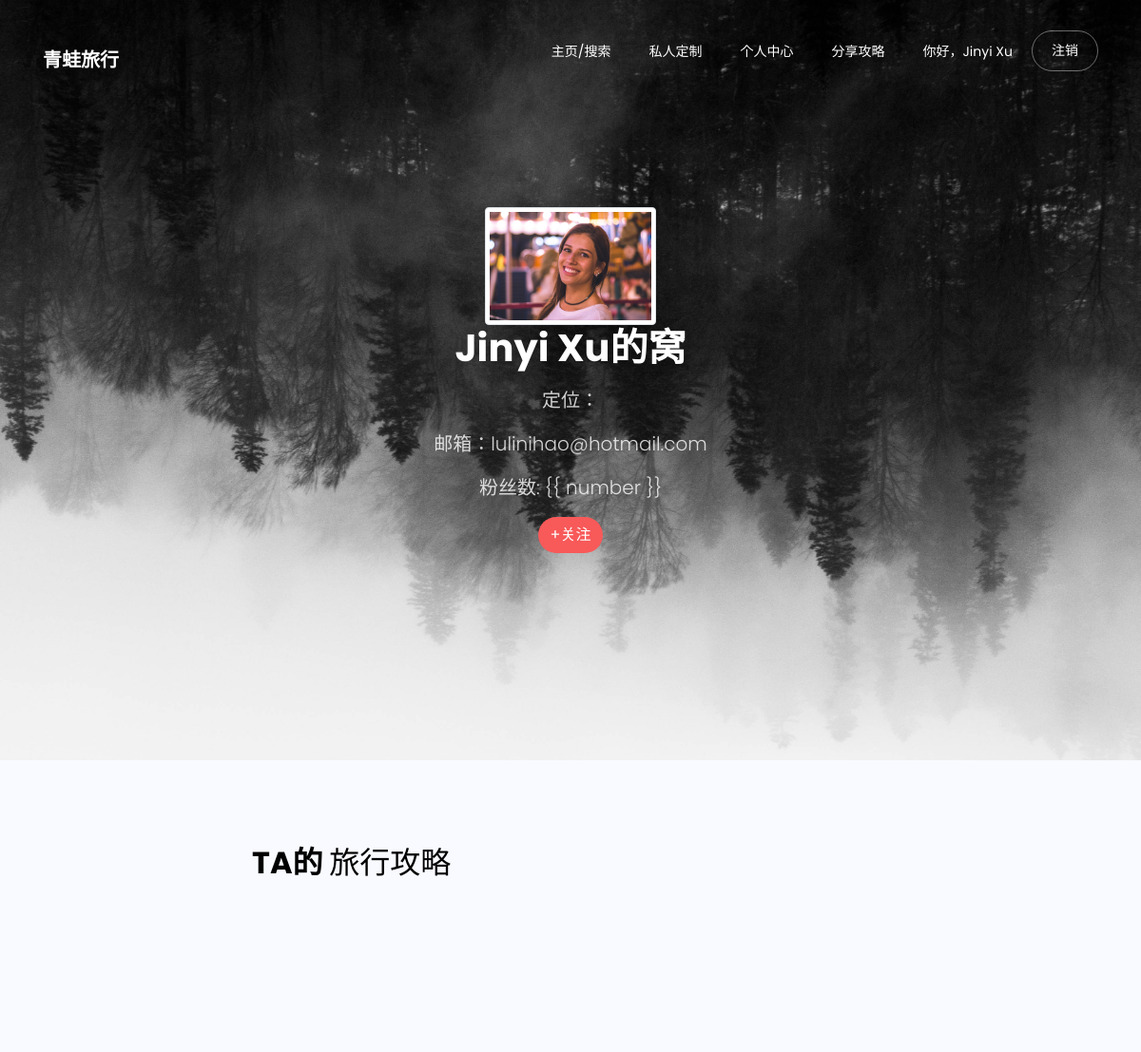
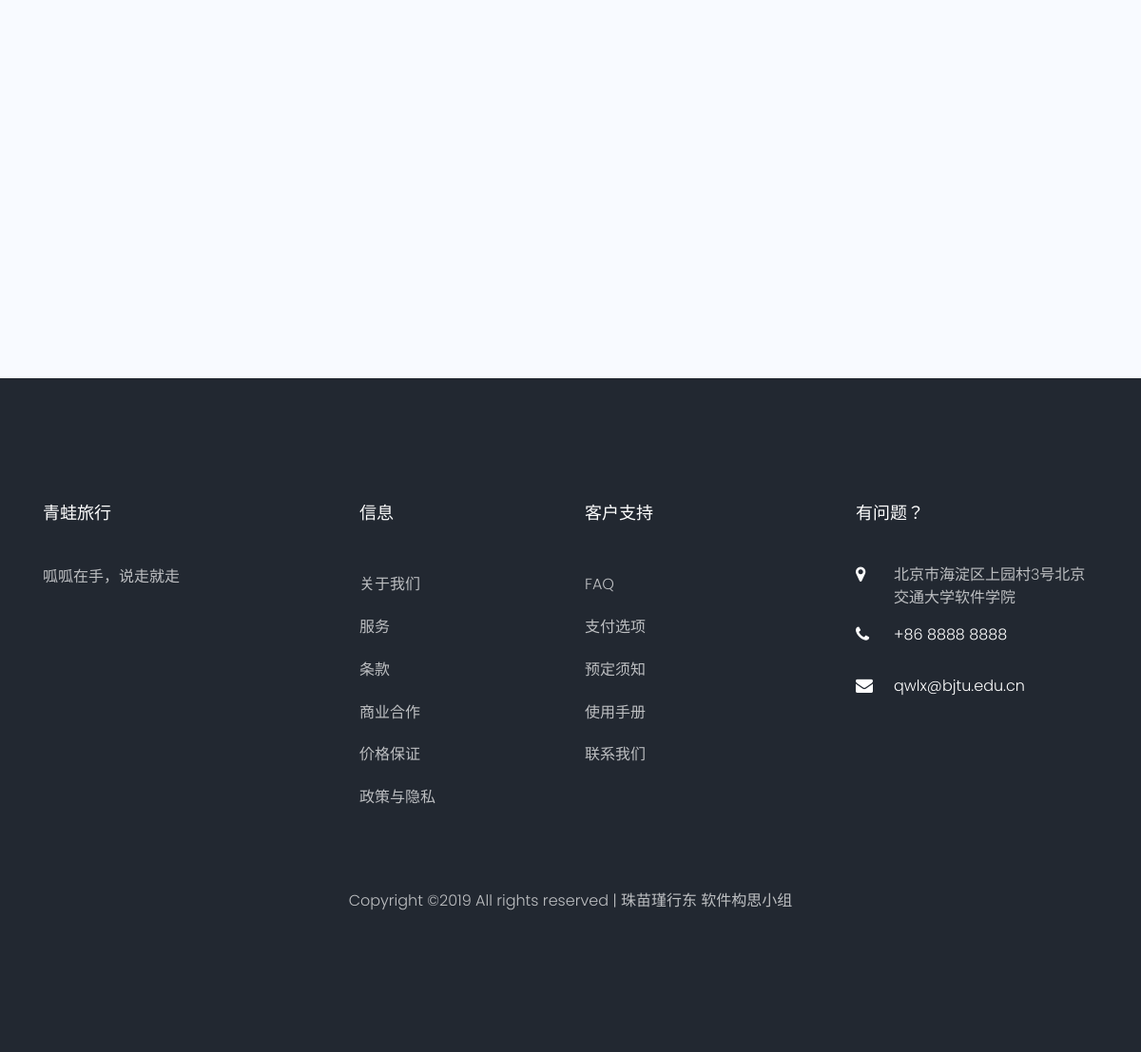
The page /u/1 (signed in) on the database its author committed (2 pictures, top to bottom).
### Frog/models.py (models this page shows)
class User(AbstractUser):
    name = models.CharField(max_length=64, default="user")
    gender = models.CharField(max_length=64)
    telephone = models.CharField(max_length=64)
    type = models.CharField(max_length=64)

class Member(models.Model):
    email = models.EmailField(primary_key=True)
    name = models.CharField(max_length=64)
    gender = models.CharField(max_length=64)
    telephone = models.CharField(max_length=64)
    location = models.CharField(max_length=64)
    followNum = models.IntegerField(default=0)
    fansNum = models.IntegerField(default=0)

### Frog/views_zxd.py (the view)
def singleUser(request, userId):
    print(userId)
    user_email = request.user
    u = models.Member.objects.get(email=user_email)
    if models.User.objects.filter(id=userId):
        user = models.User.objects.get(id=userId)
        if user.type == '普通用户':
            member = models.Member.objects.get(email=user.username)
            fan_number = models.Follow.objects.filter(followedEmail=member).count()
            tag = 0
            if models.Follow.objects.filter(followedEmail=member, followingEmail=u):
                tag = 1
            cursor = connection.cursor();
            cursor.execute(
                'select strategyTitle, budget, name, days, peopleNumber, content, diggNumber, createDate, strategyId, coverUrl from Frog_strategy, Frog_member where email=memberEmail_id and email=\'{}\''.format(user.username))
            strategys = dictfetchall(cursor);
            return render(request, '../templates/complete/singleUserPage.html', {'member': member,
                                                                                 'email': json.dumps(member.email),
                                                                                 'fan_number': fan_number,
                                                                                 'tag': tag,
                                                                                 'strategys':strategys})
    return redirect('/index')

### Frog/views_zxd.py (called while the page is built)
def dictfetchall(cursor):
    desc = cursor.description
    return [
    dict(zip([col[0] for col in desc], row))
    for row in cursor.fetchall()
    ]

### templates/complete/singleUserPage.html (shortened to what this page needs)
{% extends "complete/base.html" %}
{% block content %}
    <div class="hero-wrap js-fullheight" style="background-image: url('/static/images/userBackground1.jpg');">
        <div class="container">
            <div class="row no-gutters slider-text js-fullheight align-items-center justify-content-center"
                 data-scrollax-parent="true">
                <div class="col-md-9 ftco-animate text-center" data-scrollax=" properties: { translateY: '70%' }">
                    <img src="/static/images/member.jpg" alt="Responsive image" class="userInfo img-thumbnail"
                         width="180" height="180">
                    <h1 class="mb-3 bread" data-scrollax="properties: { translateY: '30%', opacity: 1.6 }"
                        style="margin-bottom: 10px; font-size: 2.5rem">{{ member.name }}的窝</h1>
                    <div id="app-6">
                        <p class="inline">定位：{{ member.location }}</p>
                        <p class="inline">邮箱：{{ member.email }}</p>
                        <p class="inline" id="fan_number">粉丝数:{% verbatim myblock %}
                            {{ number }}{% endverbatim myblock %}</p>
                        <button class="btn btn-default {% if tag == 0 %}follow{% endif %}" id="followButton"
                                type="button" width="80" onclick="follow();">{% if tag == 1 %}取消关注{% else %}
                            +关注{% endif %}</button>
                    </div>
                </div>
            </div>
        </div>
    </div>
    <section class="strategies ftco-section bg-light">
        <div class="container strategy col-md-7">
            <h2 class="mb-4"><strong>TA的 </strong> 旅行攻略</h2>
        </div>
        <div class="container">
            <div class="row d-flex">
            </div>
        </div>
    </section>
{% endblock %}

### templates/complete/base.html (shortened to what this page needs)
<!DOCTYPE html>
<html lang="en">
  <head>
    <link rel="stylesheet" href="/static/css/open-iconic-bootstrap.min.css">
    <link rel="stylesheet" href="/static/css/animate.css">
    <link rel="stylesheet" href="/static/css/owl.carousel.min.css">
    <link rel="stylesheet" href="/static/css/owl.theme.default.min.css">
    <link rel="stylesheet" href="/static/css/magnific-popup.css">
    <link rel="stylesheet" href="/static/css/aos.css">
    <link rel="stylesheet" href="/static/css/ionicons.min.css">
    <link rel="stylesheet" href="/static/css/bootstrap-datepicker.css">
    <link rel="stylesheet" href="/static/css/jquery.timepicker.css">
    <link rel="stylesheet" href="/static/css/flaticon.css">
    <link rel="stylesheet" href="/static/css/icomoon.css">
		<link rel="stylesheet" href="/static/css/style.css">
  </head>
  <body>
  <nav class="navbar navbar-expand-lg navbar-dark ftco_navbar bg-dark ftco-navbar-light" id="ftco-navbar">
    <div class="container">
      <a class="navbar-brand" href="{% url "indexpage" %}">青蛙旅行</a>
      <div class="collapse navbar-collapse" id="ftco-nav">
        <ul class="navbar-nav ml-auto">
          <li class="nav-item {% if request.resolver_match.url_name == "indexpage" %}active{% endif %}"><a href="{% url "indexpage" %}" class="nav-link">主页/搜索</a></li>
            {% if request.user.is_authenticated %}
          <li class="nav-item {% if request.resolver_match.url_name == "customize" %}active{% endif %}"><a href="{% url "customize" %}" class="nav-link">私人定制</a></li>
          <li class="nav-item {% if request.resolver_match.url_name == "personal" %}active{% endif %}"><a href="{% url "personal" %}" class="nav-link">个人中心</a></li>
          <li class="nav-item  {% if request.resolver_match.url_name == "share" %}active{% endif %}"><a href="{% url "share" %}" class="nav-link">分享攻略</a></li>
          <li class="nav-item"><p class="nav-link">你好，{{ request.user.name }}</p></li>
          <li class="nav-item cta"><a href="{% url "logout" %}" class="nav-link"><span>注销</span></a></li>
          {% else %}
          <li class="nav-item cta"><a href="{% url "log" %}" class="nav-link"><span>登录</span></a></li>&nbsp;&nbsp;&nbsp;&nbsp;
          <li class="nav-item cta"><a href="{% url "register" %}" class="nav-link"><span>注册</span></a></li>
          {% endif %}
        </ul>
      </div>
    </div>
  </nav>
		{% block content %}
    {% endblock %}
    <footer class="ftco-footer ftco-bg-dark ftco-section">
      <div class="container">
        <div class="row mb-5">
          <div class="col-md">
            <div class="ftco-footer-widget mb-4">
              <h2 class="ftco-heading-2">青蛙旅行</h2>
              <p>呱呱在手，说走就走</p>
              <ul class="ftco-footer-social list-unstyled float-md-left float-lft mt-5">
              </ul>
            </div>
          </div>
          <div class="col-md">
            <div class="ftco-footer-widget mb-4 ml-md-5">
              <h2 class="ftco-heading-2">信息</h2>
              <ul class="list-unstyled">
                <li><a href="#" class="py-2 d-block">关于我们</a></li>
                <li><a href="#" class="py-2 d-block">服务</a></li>
                <li><a href="#" class="py-2 d-block">条款</a></li>
                <li><a href="#" class="py-2 d-block">商业合作</a></li>
                <li><a href="#" class="py-2 d-block">价格保证</a></li>
                <li><a href="#" class="py-2 d-block">政策与隐私</a></li>
              </ul>
            </div>
          </div>
          <div class="col-md">
             <div class="ftco-footer-widget mb-4">
              <h2 class="ftco-heading-2">客户支持</h2>
              <ul class="list-unstyled">
                <li><a href="#" class="py-2 d-block">FAQ</a></li>
                <li><a href="#" class="py-2 d-block">支付选项</a></li>
                <li><a href="#" class="py-2 d-block">预定须知</a></li>
                <li><a href="#" class="py-2 d-block">使用手册</a></li>
                <li><a href="#" class="py-2 d-block">联系我们</a></li>
              </ul>
            </div>
          </div>
          <div class="col-md">
            <div class="ftco-footer-widget mb-4">
            	<h2 class="ftco-heading-2">有问题？</h2>
            	<div class="block-23 mb-3">
	              <ul>
	                <li><span class="icon icon-map-marker"></span><span class="text">北京市海淀区上园村3号北京交通大学软件学院</span></li>
	                <li><a href="#"><span class="icon icon-phone"></span><span class="text">+86 8888 8888</span></a></li>
	                <li><a href="#"><span class="icon icon-envelope"></span><span class="text">qwlx@bjtu.edu.cn</span></a></li>
	              </ul>
	            </div>
            </div>
          </div>
        </div>
        <div class="row">
          <div class="col-md-12 text-center">
            <p>
  Copyright &copy;<script>document.write(new Date().getFullYear());</script> All rights reserved | 珠苗瑾行东 软件构思小组</a>
  </p>
          </div>
        </div>
      </div>
    </footer>
  </body>
</html>

### static/css/icomoon.css (style rules this page uses)
[class^="icon-"], [class*=" icon-"] { font-family: 'icomoon' !important; speak: none; font-style: normal; font-weight: normal; font-variant: normal; text-transform: none; line-height: 1; -webkit-font-smoothing: antialiased; -moz-osx-font-smoothing: grayscale; }
.icon-map-marker:before { content: "\f041"; }
.icon-phone:before { content: "\f095"; }
.icon-envelope:before { content: "\f0e0"; }

### templates/complete/singleUserPage.html (style rules this page uses)
.follow { background-color: #f85959; color: white; }

### rows shown on the page
User: user.name "Jinyi Xu"
Member: name "Jinyi Xu", email "lulinihao@hotmail.com"
